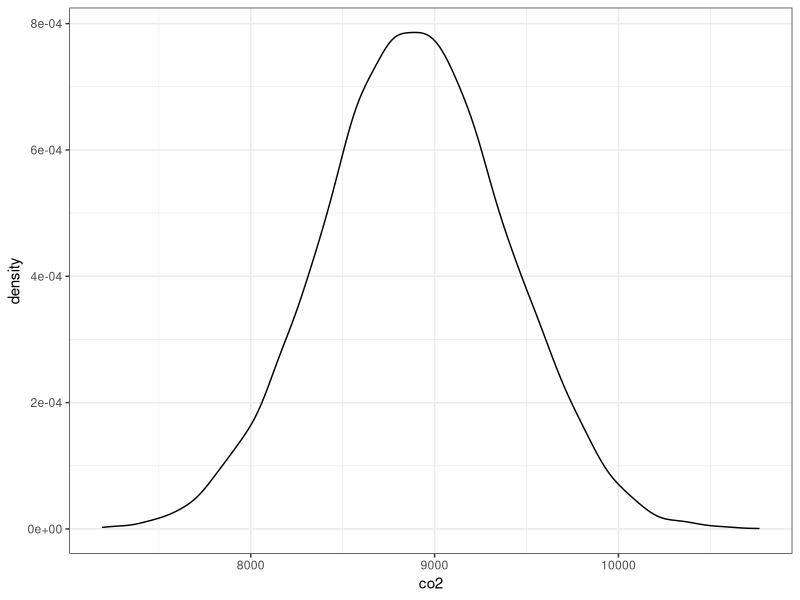
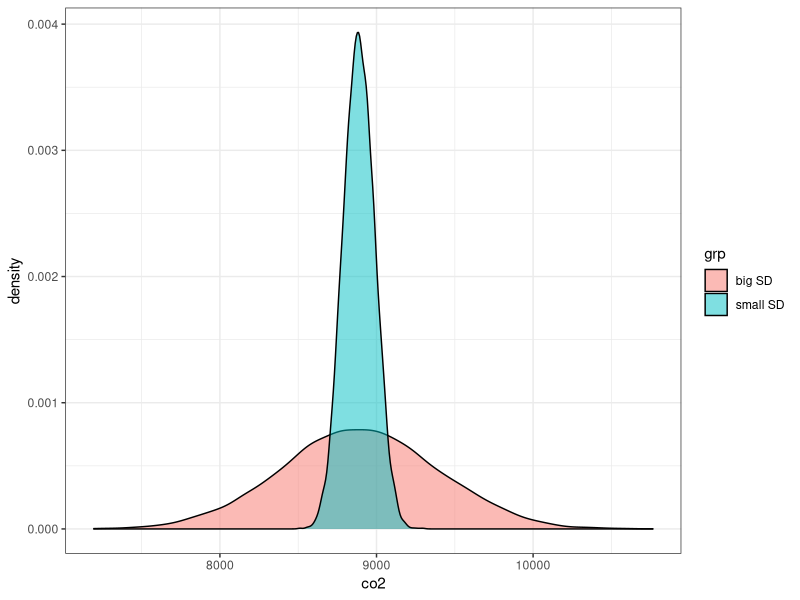
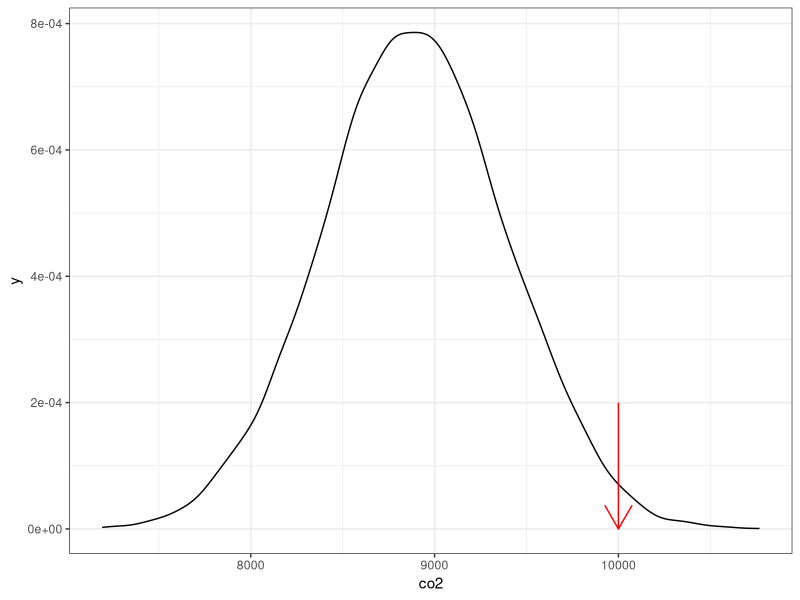
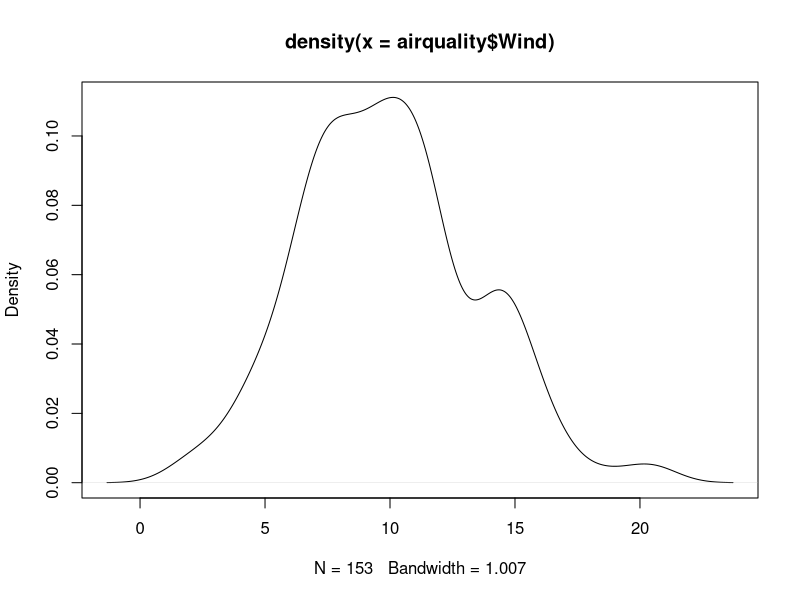

Reproduce these figures in R, in order.
## ---- chunk 1
knitr::opts_chunk$set(echo = TRUE)
library(tidyverse)
## ---- chunk 2
x1 <- rnorm(10000, 8887, 500)
ggplot(data.frame(x = x1), aes(x)) +
  geom_density() +
  labs(x = "co2") +
  theme_bw()
## ---- chunk 3
x2 <- rnorm(10000, mean = 8887, sd = 100)
df <- data.frame(x = c(x1, x2),
                 grp = rep(c("big SD", "small SD"), each = 10000))

ggplot(df, aes(x = x,
               group = grp,
               fill = grp)) +
  geom_density(alpha = 0.5) +
  labs(x = "co2") +
  theme_bw() 
## ---- chunk 4
ggplot(data.frame(x = x1), aes(x)) +
  geom_density() +
  labs(x = "co2") +
  theme_bw() +
  annotate("segment",
           x = 10000,
           xend = 10000,
           y = 2e-04,
           yend = 0,
           color = "red",
           arrow = arrow(length = unit(0.05, "npc")))
## ---- chunk 5
dnorm(10000, mean = 8887, sd = 500)
## ---- chunk 6
dnorm(8887, mean = 8887, sd = 500)
## ---- chunk 7
pnorm(10000, mean = 8887, sd = 500)
## ---- chunk 8
# first way
1 - pnorm(10000, mean = 8887, sd = 500)
pnorm(10000, mean = 8887, sd = 500, lower.tail = FALSE)
## ---- chunk 9
qnorm(0.9, mean = 8887, sd = 500)

## ---- chunk 10
(10000 - 8887) / 500
## ---- chunk 11
plot(density(airquality$Wind))
mean(airquality$Wind)
sd(airquality$Wind)
